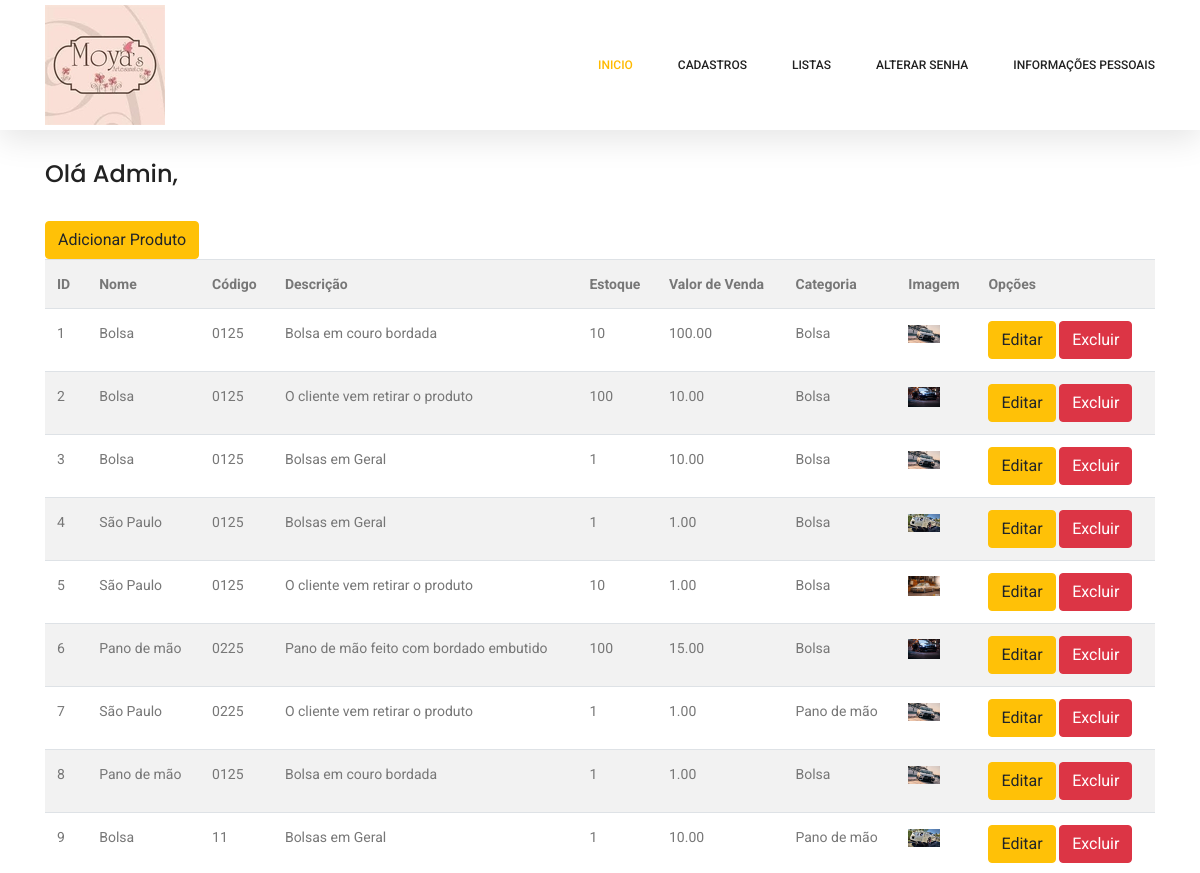
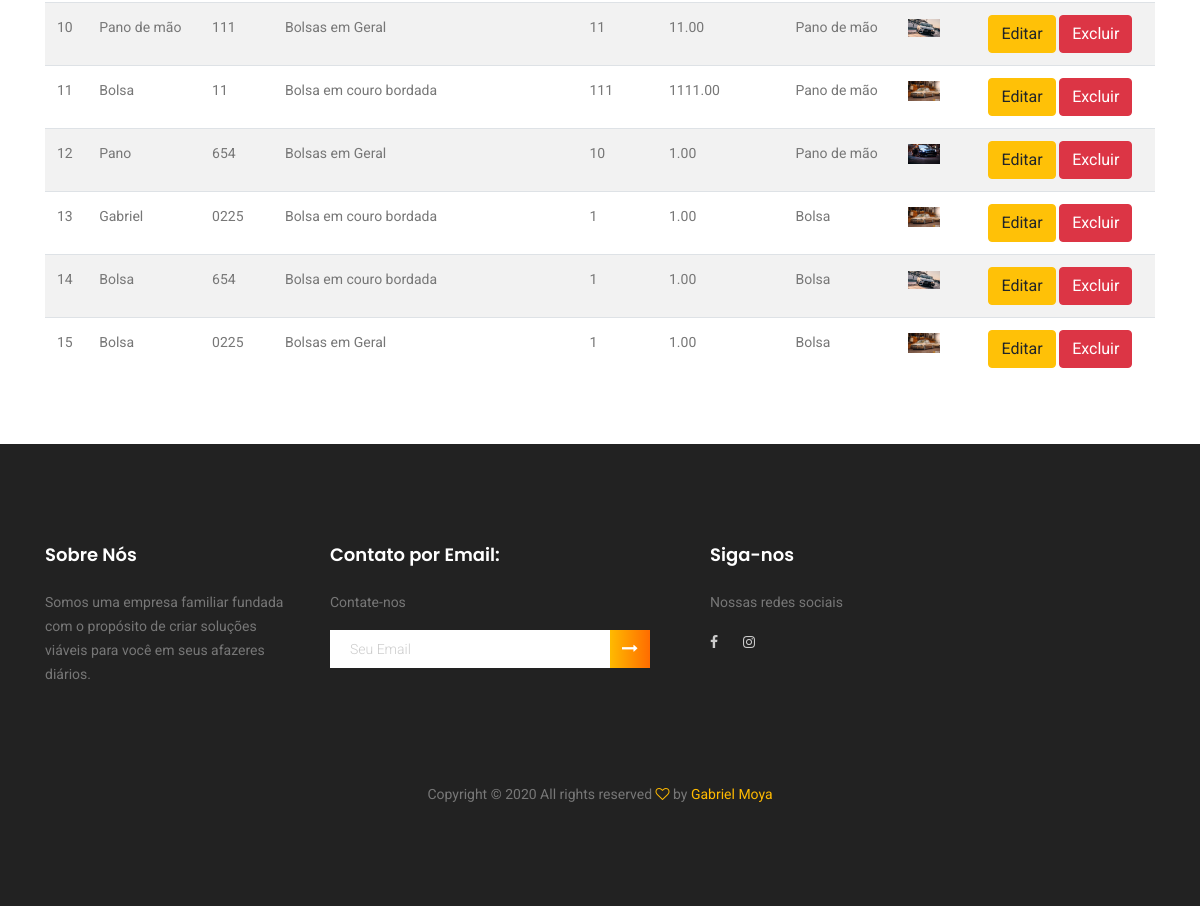
Page /listar/produtos/ (signed in) on the committed database (2 pictures, top to bottom).
### cadastros/models.py (models this page shows, shortened)
class Produto(models.Model):
    codigo = models.CharField(max_length=100)
    nome = models.CharField(max_length=100)
    descricao = models.CharField(max_length=100)
    estoque = models.IntegerField()
    valorVenda = models.DecimalField(max_digits=50, decimal_places=2)
    imagem = models.ImageField(upload_to="imagens/%Y/%m/%d/", max_length=255, null=True, blank=True)
    categoria = models.ForeignKey(Categoria, on_delete=models.PROTECT)

class Categoria(models.Model):
    nome = models.CharField(max_length=100)
    descricao = models.CharField(max_length=100)

### cadastros/views.py (the view)
# urls.py: path('listar/produtos/', ProdutoList.as_view(), name="listar-produtos"),
class ProdutoList(LoginRequiredMixin, ListView):
    model = Produto
    template_name = 'cadastros/listar_produtos.html'
    login_url = reverse_lazy('login')

### cadastros/templates/cadastros/listar_produtos.html
{% extends 'cadastros/formulario.html' %}
{% load crispy_forms_tags %}
{% block conteudo %}
<div class="container mt-5 py-5">
    <div class="row pt-5 mt-3">
        <div class="col-lg">
            {% if request.user.groups.all.0.name == "Administrador" %}
            <h3>Olá Admin,</h3><br>
            {% else %}
            <h3>Olá Funcionário,</h3><br>
            {% endif %}
            <a href="{% url 'cadastrar-produto' %}" class="btn btn-warning">Adicionar Produto</a>
            <table class="table table-striped">
                <tr>
                    <th>ID</th>
                    <th>Nome</th>
                    <th>Código</th>
                    <th>Descrição</th>
                    <th>Estoque</th>
                    <th>Valor de Venda</th>
                    <th>Categoria</th>
                    <th>Imagem</th>
                    <th>Opções</th>
                </tr>
                {% for produto in object_list %}
                <tr>
                    <td>{{produto.pk}}</td>
                    <td>{{produto.nome}}</td>
                    <td>{{produto.codigo}}</td>
                    <td>{{produto.descricao}}</td>
                    <td>{{produto.estoque}}</td>
                    <td>{{produto.valorVenda}}</td>
                    <td>{{produto.categoria.nome}}</td>
                    <td>
                    {% if produto.imagem %}
                    <img src="{{ produto.imagem.url }}" width="32" />
                    {%endif%}
                    </td>
                    <td>
                        <a href="{% url 'atualizar-produto' produto.pk %}" class="btn btn-warning">Editar</a>
                        <a href="{% url 'deletar-produto' produto.pk %}" class="btn btn-danger">Excluir</a>
                    </td>
                </tr>
                {% empty %}
                <tr>
                    <td colspan="3">Nenhum produto cadastrado!</td>
                </tr>
                {% endfor %}
            </table>
        </div>
    </div>
</div>
{% endblock %}

### rows in the picture
Produto: pk "1", nome "Bolsa", codigo "0125", descricao "Bolsa em couro bordada", estoque "10", valorVenda "100.00", categoria.nome "Bolsa", imagem (picture)
Produto: pk "2", nome "Bolsa", codigo "0125", descricao "O cliente vem retirar o produto", estoque "100", valorVenda "10.00", categoria.nome "Bolsa", imagem (picture)
Produto: pk "3", nome "Bolsa", codigo "0125", descricao "Bolsas em Geral", estoque "1", valorVenda "10.00", categoria.nome "Bolsa", imagem (picture)
Produto: pk "4", nome "São Paulo", codigo "0125", descricao "Bolsas em Geral", estoque "1", valorVenda "1.00", categoria.nome "Bolsa", imagem (picture)
Produto: pk "5", nome "São Paulo", codigo "0125", descricao "O cliente vem retirar o produto", estoque "10", valorVenda "1.00", categoria.nome "Bolsa", imagem (picture)
Produto: pk "6", nome "Pano de mão", codigo "0225", descricao "Pano de mão feito com bordado embutido", estoque "100", valorVenda "15.00", categoria.nome "Bolsa", imagem (picture)
Produto: pk "7", nome "São Paulo", codigo "0225", descricao "O cliente vem retirar o produto", estoque "1", valorVenda "1.00", categoria.nome "Pano de mão", imagem (picture)
Produto: pk "8", nome "Pano de mão", codigo "0125", descricao "Bolsa em couro bordada", estoque "1", valorVenda "1.00", categoria.nome "Bolsa", imagem (picture)
Produto: pk "9", nome "Bolsa", codigo "11", descricao "Bolsas em Geral", estoque "1", valorVenda "10.00", categoria.nome "Pano de mão", imagem (picture)
Produto: pk "10", nome "Pano de mão", codigo "111", descricao "Bolsas em Geral", estoque "11", valorVenda "11.00", categoria.nome "Pano de mão", imagem (picture)
Produto: pk "11", nome "Bolsa", codigo "11", descricao "Bolsa em couro bordada", estoque "111", valorVenda "1111.00", categoria.nome "Pano de mão", imagem (picture)
Produto: pk "12", nome "Pano", codigo "654", descricao "Bolsas em Geral", estoque "10", valorVenda "1.00", categoria.nome "Pano de mão", imagem (picture)
Produto: pk "13", nome "Gabriel", codigo "0225", descricao "Bolsa em couro bordada", estoque "1", valorVenda "1.00", categoria.nome "Bolsa", imagem (picture)
Produto: pk "14", nome "Bolsa", codigo "654", descricao "Bolsa em couro bordada", estoque "1", valorVenda "1.00", categoria.nome "Bolsa", imagem (picture)
Produto: pk "15", nome "Bolsa", codigo "0225", descricao "Bolsas em Geral", estoque "1", valorVenda "1.00", categoria.nome "Bolsa", imagem (picture)
